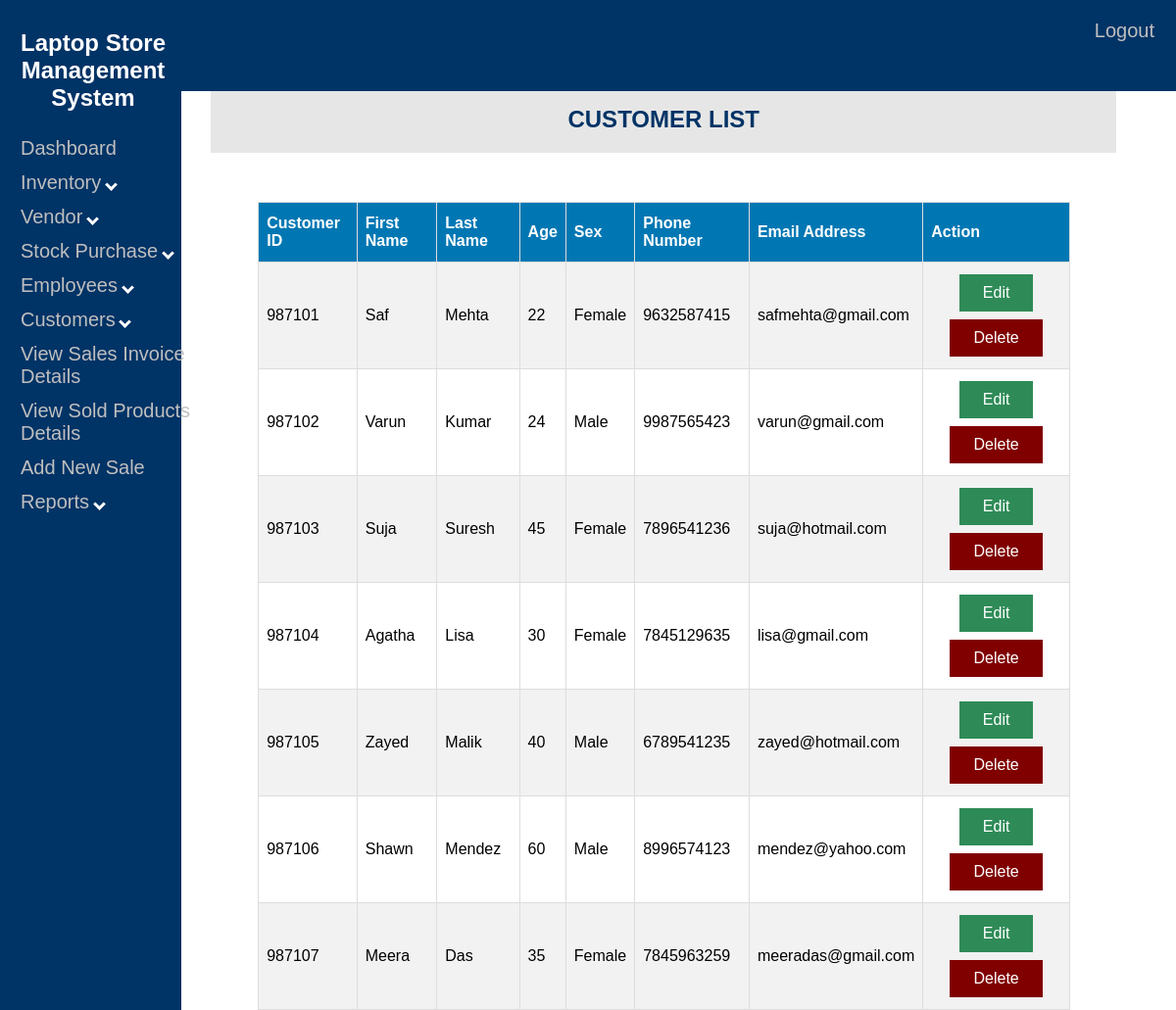
/Laptop/customer-view.php, run on the app's committed database.
### tables this page shows
CREATE TABLE `customer` (
  `C_ID` decimal(6,0) NOT NULL,
  `C_FNAME` varchar(30) NOT NULL,
  `C_LNAME` varchar(30) DEFAULT NULL,
  `C_AGE` int(11) NOT NULL,
  `C_SEX` varchar(6) NOT NULL,
  `C_PHNO` decimal(10,0) NOT NULL,
  `C_MAIL` varchar(40) DEFAULT NULL
);

### Laptop/customer-view.php (the view, shortened to what this page needs)
<!DOCTYPE html>
<html>
<head>
<link rel="stylesheet" type="text/css" href="nav2.css">
<link rel="stylesheet" type="text/css" href="table1.css">
</head>
<body>
<div class="sidenav">
			<h2 style="font-family:Arial; color:white; text-align:center;"> Laptop Store Management System </h2>
			<a href="adminmainpage.php">Dashboard</a>
			<button class="dropdown-btn">Inventory
			<i class="down"></i>
			</button>
			<button class="dropdown-btn">Vendor
			<i class="down"></i>
			</button>
			<button class="dropdown-btn">Stock Purchase
			<i class="down"></i>
			</button>
			<button class="dropdown-btn">Employees
			<i class="down"></i>
			</button>
			<button class="dropdown-btn">Customers
			<i class="down"></i>
			</button>
			<a href="sales-view.php">View Sales Invoice Details</a>
			<a href="salesitems-view.php">View Sold Products Details</a>
			<a href="pos1.php">Add New Sale</a>
			<button class="dropdown-btn">Reports
			<i class="down"></i>
			</button>
	</div>
	<div class="topnav">
		<a href="logout.php">Logout</a>
	</div>
	<center>
	<div class="head">
	<h2>  CUSTOMER LIST</h2>
	</div>
	</center>
	<table align="right" id="table1" style="margin-right:100px;">
		<tr>
			<th>Customer ID</th>
			<th>First Name</th>
			<th>Last Name</th>
			<th>Age</th>
			<th>Sex</th>
			<th>Phone Number</th>
			<th>Email Address</th>
			<th>Action</th>
		</tr>
	<?php
	include "config.php";
	$sql = "SELECT c_id,c_fname,c_lname,c_age,c_sex,c_phno,c_mail FROM customer";
	$result = $conn->query($sql);
	if ($result->num_rows > 0) {
		while($row = $result->fetch_assoc()) {
		echo "<tr>";
			echo "<td>" . $row["c_id"]. "</td>";
			echo "<td>" . $row["c_fname"] . "</td>";
			echo "<td>" . $row["c_lname"]. "</td>";
			echo "<td>" . $row["c_age"]. "</td>";
			echo "<td>" . $row["c_sex"] . "</td>";
			echo "<td>" . $row["c_phno"]. "</td>";
			echo "<td>" . $row["c_mail"]. "</td>";
			echo "<td align=center>";
				echo "<a class='button1 edit-btn' href=customer-update.php?id=".$row['c_id'].">Edit</a>";
				echo "<a class='button1 del-btn' href=customer-delete.php?id=".$row['c_id'].">Delete</a>";
			echo "</td>";
		echo "</tr>";
		}
	echo "</table>";
	}
	?>
</body>
</html>

### Laptop/nav2.css (style rules this page uses)
.sidenav { height: 100%; width: 15%; position: fixed; z-index: 1; top: 0; left: 0; background-color: #003366; padding-top: 10px; padding-left:5px; font-family:Arial; }
.sidenav a,.dropdown-btn { padding: 6px 8px 6px 16px; text-decoration: none; font-size: 20px; color: #bfbfbf; display: block; border: none; background: none; width: 100%; text-align: left; cursor: pointer; outline: none; }
i { border: solid white; border-width: 0 3px 3px 0; display: inline-block; padding: 3px; }
.down { transform: rotate(45deg); -webkit-transform: rotate(45deg); }
.topnav { overflow: hidden; background-color: #003366; margin:0px; vertical-align:top; width: 100%; height:9%; position: fixed; x-index: 1; top: 0; left: 0; }
.topnav a { float: right; text-align: center; padding: 20px 22px; text-decoration: none; font-size: 20px; font-family:Arial; color: #bfbfbf; display: block; border: none; background: none; cursor: pointer; outline: none; }
div.head { width:78%; font-family:Arial; background-color:#e6e6e6; color:#003366; float:right; margin-top:80px; margin-right:53px; margin-left:0px; top: 0; right: 0; overflow:hidden; }

### Laptop/table1.css (style rules this page uses)
#table1 { font-family: Arial; border-collapse: collapse; margin-top:50px; margin-right:25px; width: 70%; overflow:auto; }
#table1 td, #table1 th { border: 1px solid #ddd; padding: 8px; }
#table1 tr:nth-child(even) { background-color: #f2f2f2; }
#table1 th { padding-top: 12px; padding-bottom: 12px; text-align: left; background-color: #0077b3; color: white; }
.button1 { border:none; color: white; padding: 10px 24px; text-align: center; text-decoration: none; display: inline-block; margin: 4px 2px; cursor: pointer; }
.edit-btn { background-color:#2E8B57; }
.del-btn { background-color:#800000; }

### data on the page
customer: C_ID "987101", C_FNAME "Saf", C_LNAME "Mehta", C_AGE "22", C_SEX "Female", C_PHNO "9632587415", C_MAIL "safmehta@gmail.com"
customer: C_ID "987102", C_FNAME "Varun", C_LNAME "Kumar", C_AGE "24", C_SEX "Male", C_PHNO "9987565423", C_MAIL "varun@gmail.com"
customer: C_ID "987103", C_FNAME "Suja", C_LNAME "Suresh", C_AGE "45", C_SEX "Female", C_PHNO "7896541236", C_MAIL "suja@hotmail.com"
customer: C_ID "987104", C_FNAME "Agatha", C_LNAME "Lisa", C_AGE "30", C_SEX "Female", C_PHNO "7845129635", C_MAIL "lisa@gmail.com"
customer: C_ID "987105", C_FNAME "Zayed", C_LNAME "Malik", C_AGE "40", C_SEX "Male", C_PHNO "6789541235", C_MAIL "zayed@hotmail.com"
customer: C_ID "987106", C_FNAME "Shawn", C_LNAME "Mendez", C_AGE "60", C_SEX "Male", C_PHNO "8996574123", C_MAIL "mendez@yahoo.com"
customer: C_ID "987107", C_FNAME "Meera", C_LNAME "Das", C_AGE "35", C_SEX "Female", C_PHNO "7845963259", C_MAIL "meeradas@gmail.com"
